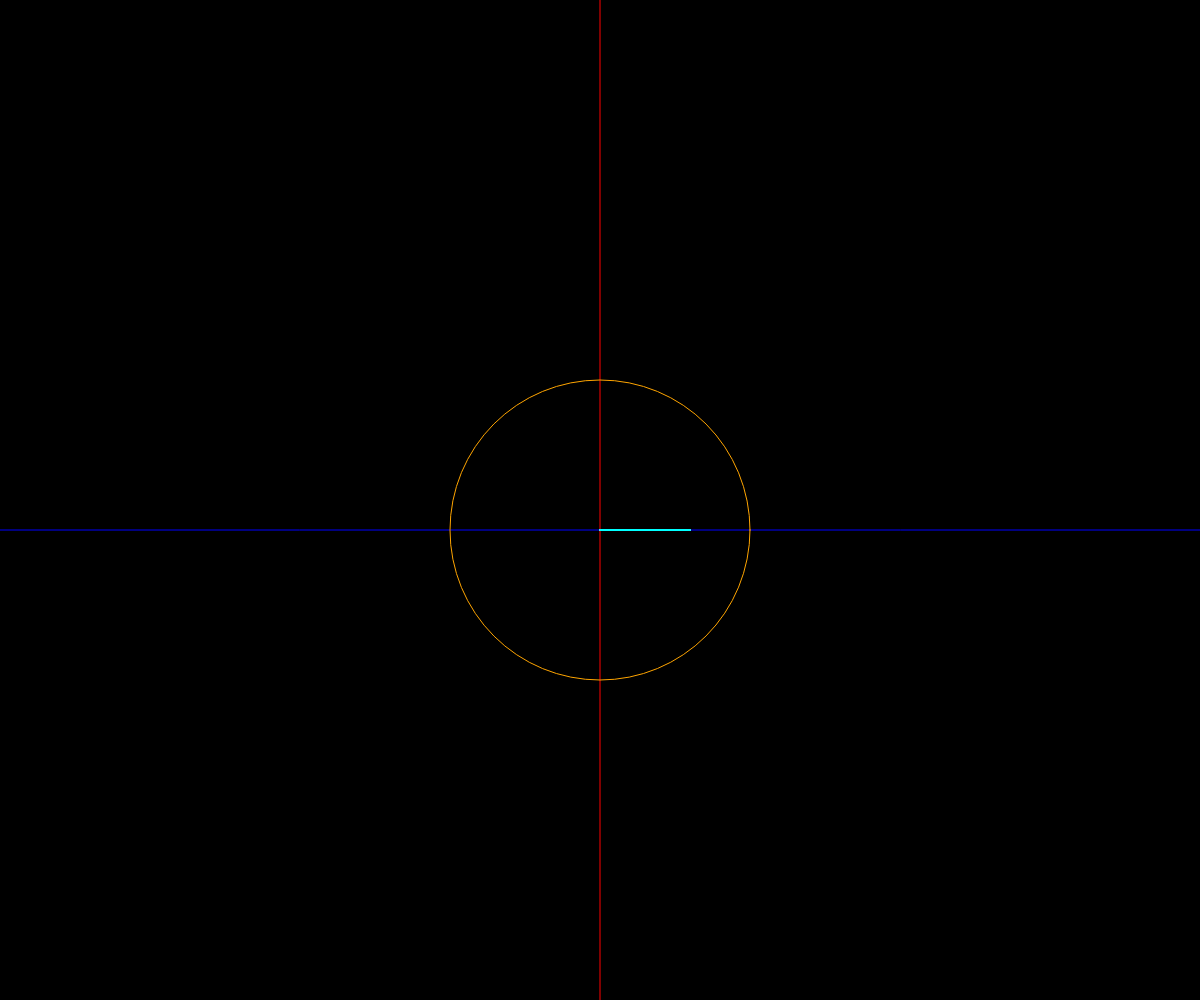
Frame 1 (no input)
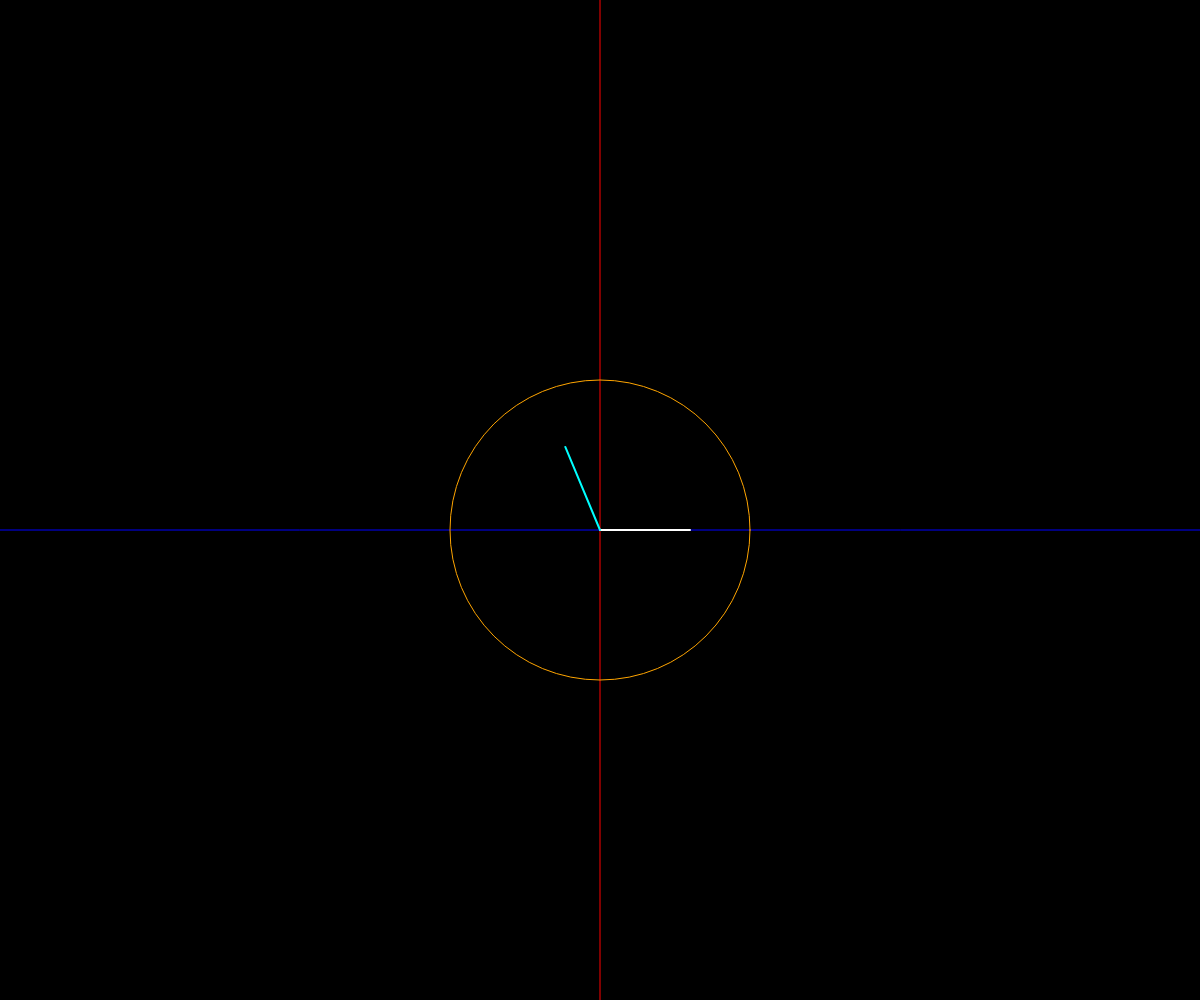
Frame 60 (no input)
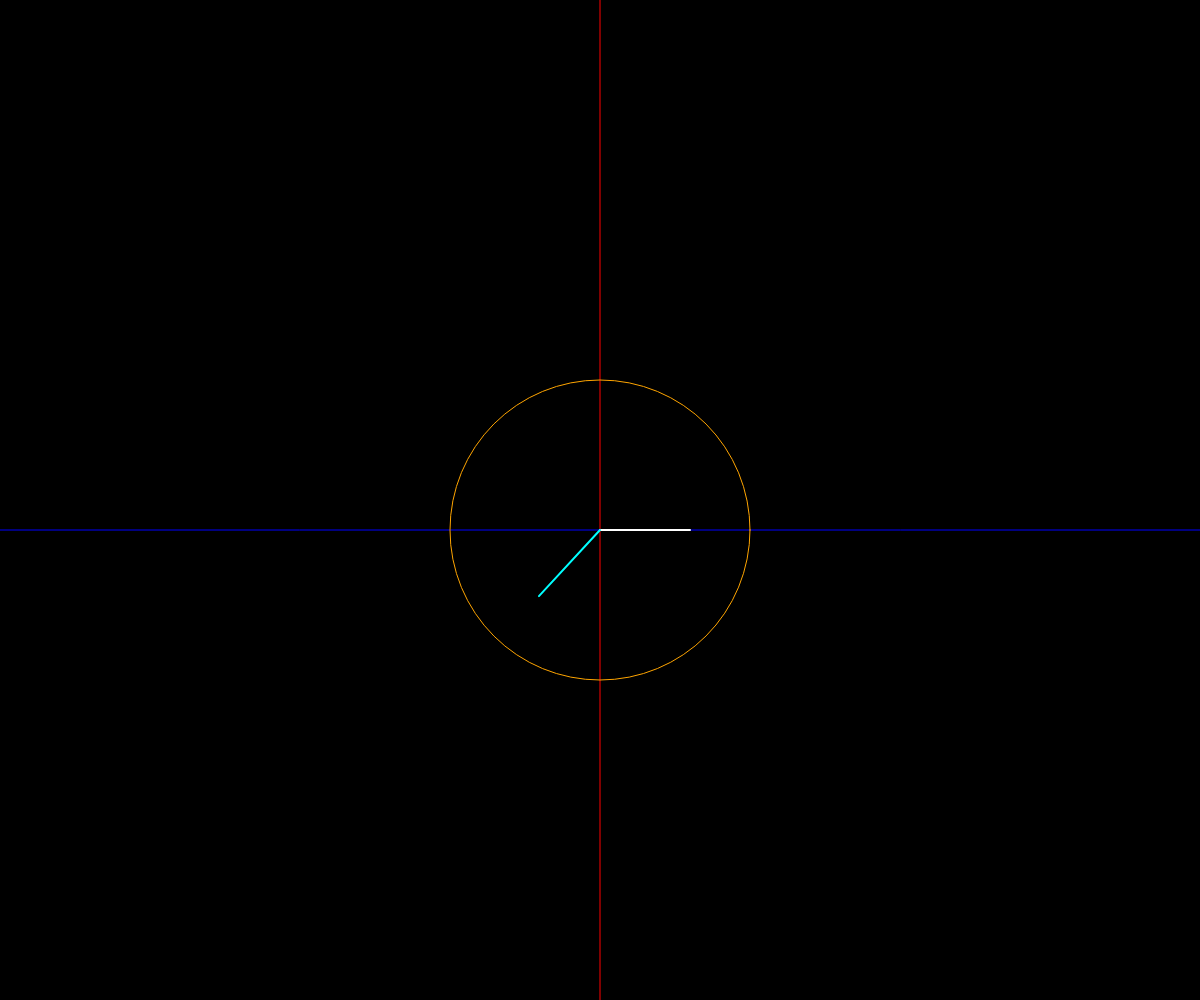
Frame 120 (the mouse pressed at the canvas centre since frame 60)

The p5.js sketch that drew these frames (run headless with seeded random() and noise() and a simulated clock; from frame 60 on, the mouse is pressed at the canvas centre):

// p5.js sketch
// ── sketch.js
function v2(x, y) {
  return {x: x, y: y}
}

function v2_length_squared(v) {
  return v.x * v.x + v.y * v.y;
}

function v2_length(v) {
  return Math.sqrt(v2_length_squared(v));
}

function v2_add(a, b) {
  return v2(a.x + b.x, a.y + b.y);
}

function v2_sub(a, b) {
  return v2(a.x - b.x, a.y - b.y);
}

function v2_scale(a, scaler) {
  return v2(a.x * scaler, a.y * scaler);
}

function v2_dot(left, right) {
  return left.x * right.x + left.y + right.y;
}

function v2_perp(a) {
  return v2(-a.y, a.x);
}

function v2_normal(a) {
  return v2_scale(a, 1.0 / v2_length(a));
}

function v2_rotate(a, angle) {
  cosine = cos(angle);
  sine = sin(angle);
  return v2(
    a.x * cosine - a.y * sine,
    a.x * sine + a.y * cosine,
  );
}

const V2_ZERO = v2(0.0, 0.0);
const V2_LEFT = v2(-1.0, 0.0);
const V2_RIGHT = v2(1.0, 0.0);
const V2_UP = v2(0.0, 1.0);
const V2_DOWN = v2(0.0, -1.0);

const PIXELS_PER_METER = 30;
const METERS_PER_PIXEL = 1.0 / PIXELS_PER_METER;

/* in m/s */
const speed = 3;
/* in m/s */
let velocity = v2(-0.2, -0.3);
/* in m */
let position = v2(0.0, 1.0);
let angle = 0.0;

/* set in setup() */
let SCREEN_SIZE = v2(0.0, 0.0);
let SCREEN_CENTER = v2(0.0, 0.0);
let SCREEN_CENTER_IN_METERS = v2(0.0, 0.0);

function setup() {
  createCanvas(windowWidth, windowHeight);
  SCREEN_SIZE = v2(windowWidth, windowHeight);
  SCREEN_CENTER = v2_scale(SCREEN_SIZE, 0.5);
  SCREEN_CENTER_IN_METERS = v2_scale(SCREEN_CENTER, PIXELS_PER_METER);

  console.log({"output": { "mode": SCREEN_SIZE.x + "x" + SCREEN_SIZE.y} });
}

function ToScreenSpace(point) {
  const xAxis = v2(1, 0);
  const yAxis = v2_perp(xAxis);
  const origin = SCREEN_CENTER;
  
  const pointInScreenCoordinate = 
    v2(
      v2_dot(v2(point.x, 0), xAxis),
      v2_dot(v2(0, -point.y), yAxis) /* y goes down in screen */
    );
  return v2_add(origin, v2_scale(pointInScreenCoordinate, PIXELS_PER_METER));
}

/* p5 Utility */
function DrawLine(point1, point2, color, width) {  
  stroke(color);
  strokeWeight(width);
  
  const point1InScreenSpace = ToScreenSpace(point1);
  const point2InScreenSpace = ToScreenSpace(point2);
  line(point1InScreenSpace.x, point1InScreenSpace.y, point2InScreenSpace.x, point2InScreenSpace.y);
}

function DrawCircle(position, color, radius) {
  const positionInScreenSpace = ToScreenSpace(position);
  const radiusInPixels = radius * PIXELS_PER_METER;
  
  fill(0, 0, 0, 0);
  stroke(color);
  circle(positionInScreenSpace.x, positionInScreenSpace.y, radiusInPixels);
}

function DrawText(str, position, color) {
  const pixelInScreenSpace = ToScreenSpace(position);

  stroke(color);
  text(str, pixelInScreenSpace.x, pixelInScreenSpace.y);
}

function draw() {
  // delta time in seconds
  const dt = deltaTime * 0.001;
  
  background("black");
  // draw coordinate system
  DrawLine(v2(-SCREEN_CENTER_IN_METERS.x, 0), v2(SCREEN_CENTER_IN_METERS.x, 0), "blue", 1);
  DrawLine(v2(0, SCREEN_CENTER_IN_METERS.y), v2(0, -SCREEN_CENTER_IN_METERS.y), "red", 1);
  DrawCircle(v2(0, 0), "orange", 10);
  
  //  /* physics */
  //  // a(t) = a
  //  // v(t) = at + v₀
  //  // if (v2_length_squared(velocity) > 0) {
  //  //   velocity = v2_sub(velocity, v2_scale(velocity, 2.5 * dt));
  //  // }
  //  // p(t) = ½at² + vt + p₀
  //  position = v2_add(position, v2_scale(velocity, speed * dt));
  //  //console.log(position);

  //  DrawCircle(position, "lime", 0.25);
  //  DrawLine(position, v2_add(position, v2_normal(velocity)), "white", 0.5);
  //
  //  DrawText("player", v2_add( position, v2(-0.5, 0.5)), "lime");
  //  if (v2_length_squared(position) > 10 * 10) {
  //    position = v2(0, 0);
  //    velocity = v2(0.1, 0.3);
  //  }

  /* Rotating a vector */
  const a = v2(3, 0);
  DrawLine(V2_ZERO, a, "white", 2.0);

  const b = v2_rotate(a, angle);
  DrawLine(V2_ZERO, b, "aqua", 2.0);
  const rotationSpeed = 2.0;
  angle += rotationSpeed * dt;
}
